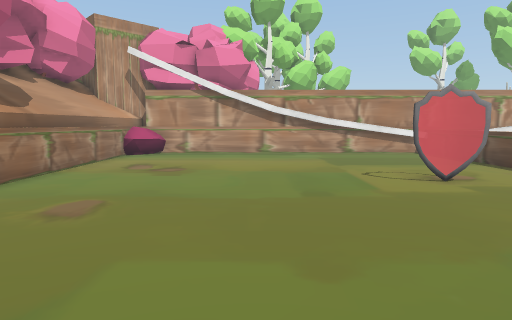
View 1 (above)

12 first-person views from a walk through a Unity game level. The camera is 1.4 m above the floor, tilts 6° down and sees 75° across. The floor is counted in squares, 1 m on a side. Each view is taken from the middle of a square. On the plan, view 1 faces up. The plan holds only what a view shows up to about 15 squares ahead; the rest is blank. The place goes on beyond the plan. Some animated figures are left out. Some surface patterns are stand-ins.

View 2
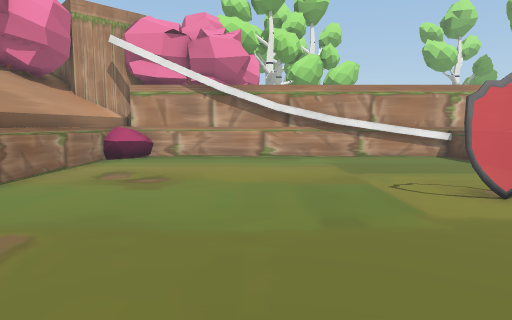

View 3
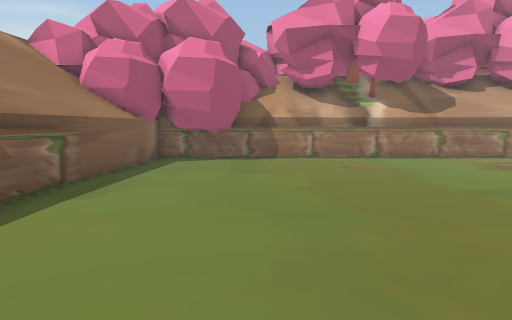

View 4
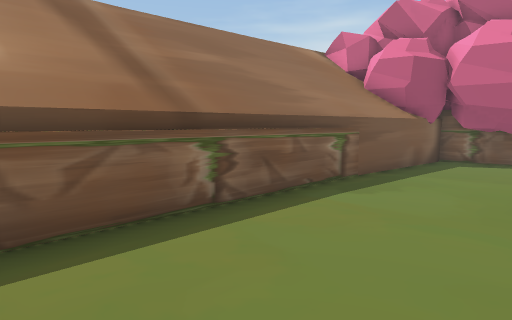

View 5
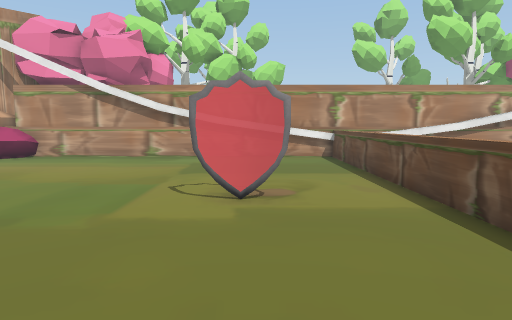

View 6
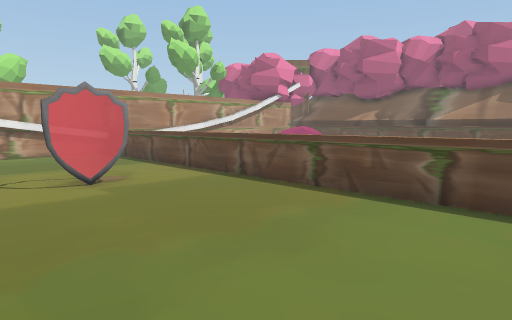

View 7
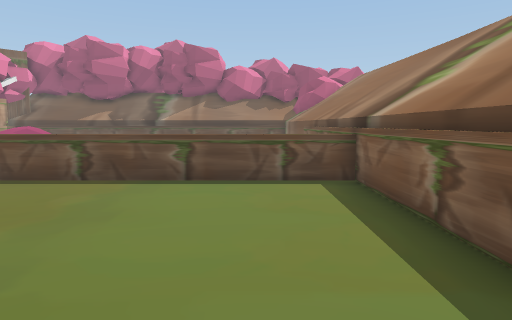

View 8
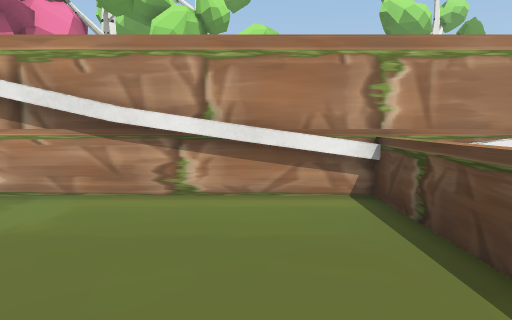

View 9
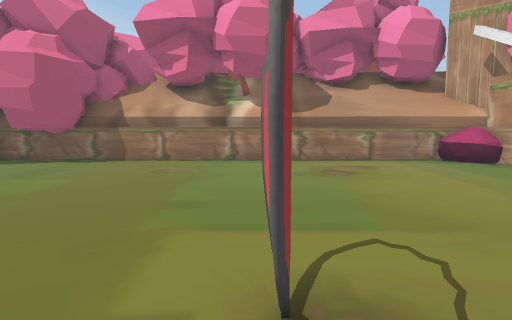

View 10
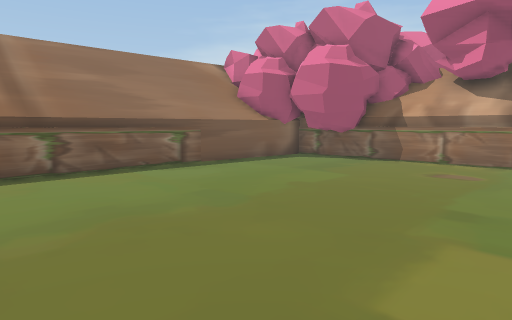

View 11
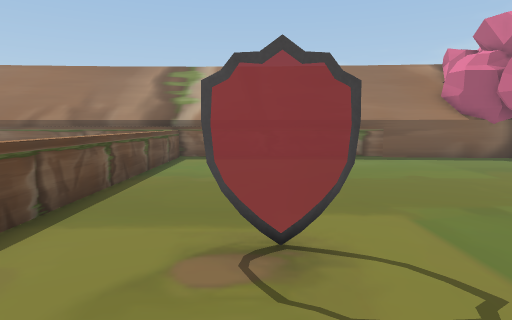

View 12
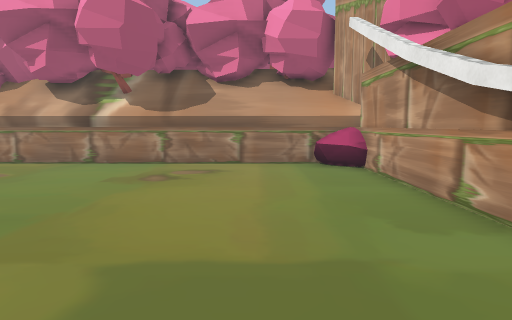

### Floor plan
Points are (right, up) in squares from view 1. A wall is a line through its corners. A room is listed if a view was taken in it or the views show most of it. See-through windows are left out.
Room 1 (views 1, 2, 3, 4, 5, 6, 7, 8, 9, 10, 11, 12)
walls: (-6.6, 7) (-6.4, 0.8); (-1.5, -2.5) (9, -2.5); (3.4, -2.8) (8.9, -2.9); (-6.2, 14.2) (-6.7, 7); (-4.6, -2.2) (-1.3, -2.4); (8.4, 16.2) (2.2, 16.2); (8.3, -2.6) (8.3, 16.5); (-6, 17.1) (-6, -2) (-5.3, -2.1); (9, 16.5) (-5.9, 16.5)
objects: tree (-7, 9); tree (-5, -3) to (-4, -2); bush (-5, 16); shield (4, 8) to (5, 8)

Where each view was taken, in squares from view 1:
view 1: 0 up, 0 right, facing up
view 2: 2 up, 0 right, facing up
view 3: 2 up, 8 right, facing left
view 4: 2 up, 8 right, facing down-left
view 5: 2 up, 5 right, facing up
view 6: 0 up, 2 right, facing up-right
view 7: 0 up, 0 right, facing right
view 8: 10 up, 6 right, facing up
view 9: 8 up, 7 right, facing left
view 10: 8 up, 7 right, facing down-left
view 11: 12 up, 5 right, facing down
view 12: 13 up, 6 right, facing left
